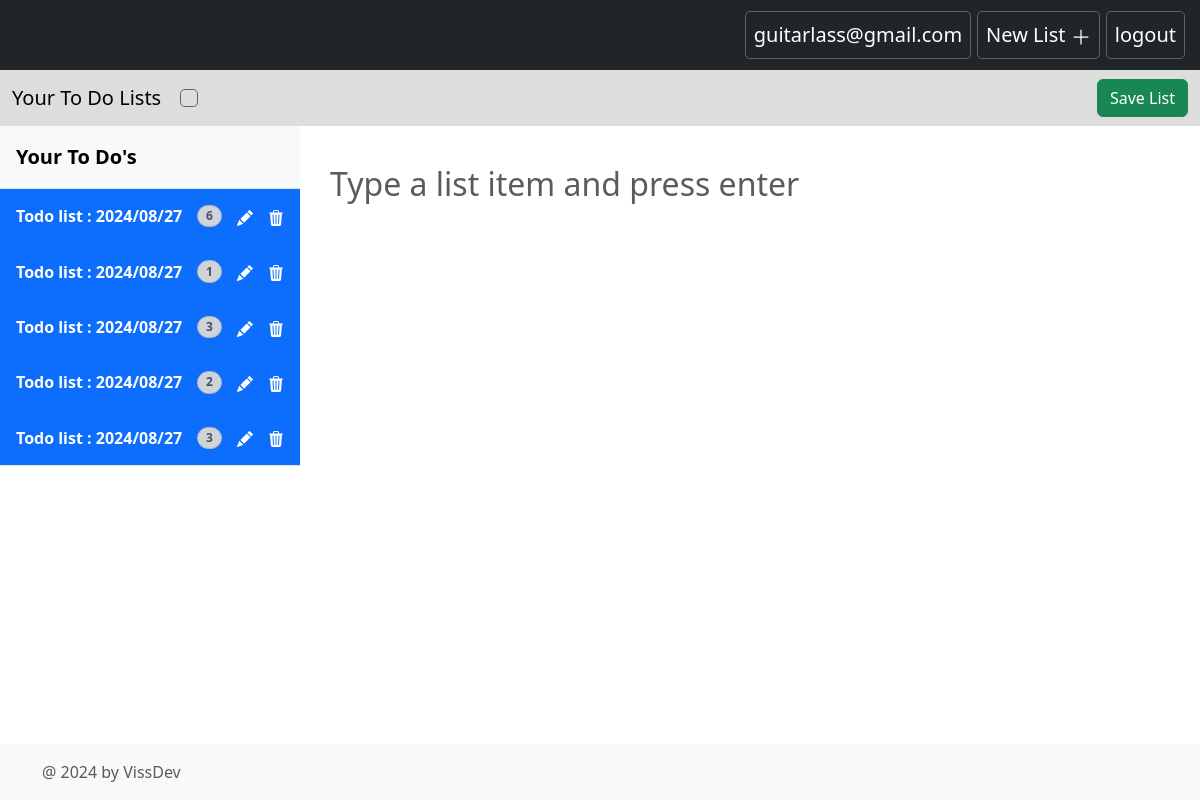
/profile (signed in), run on an earlier commit of the app's database.
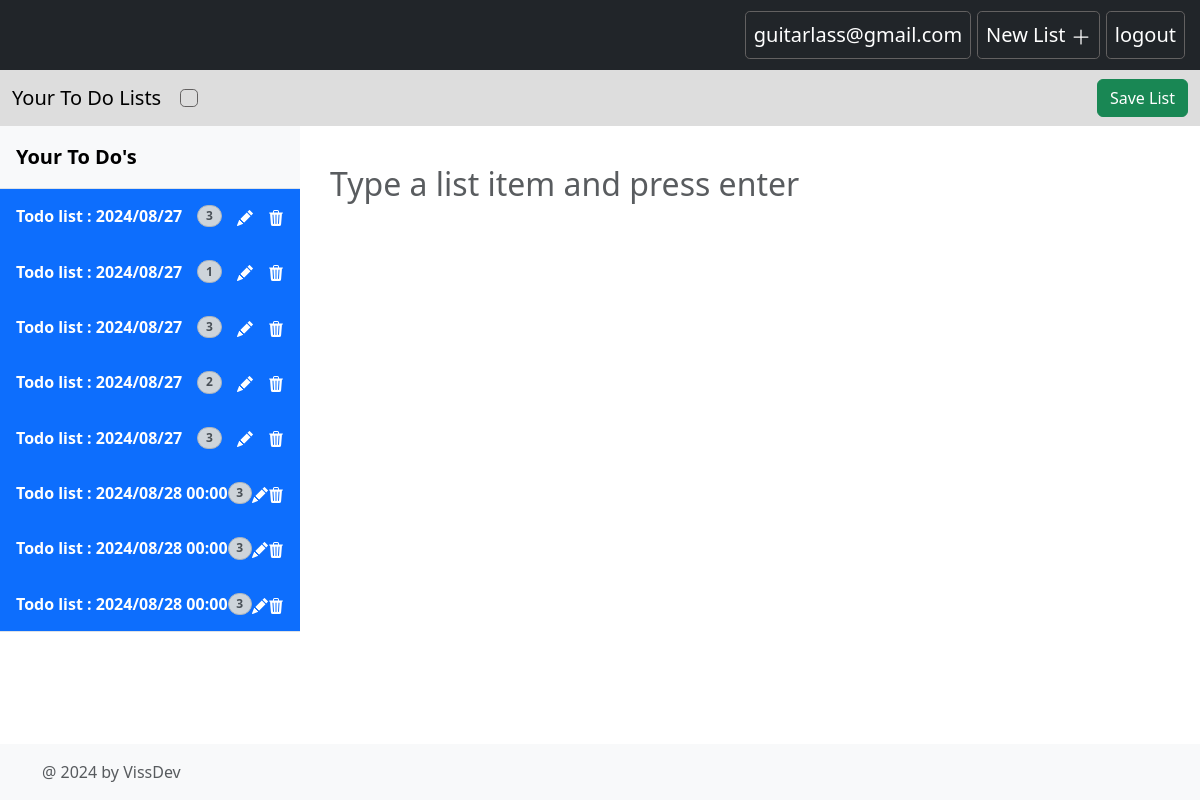
And on a later commit of the database.
### main.py (models this page shows)
class ToDo(db.Model):
    __tablename__ = "tbl_todo"
    id: Mapped[int] = mapped_column(Integer, primary_key=True, autoincrement=True)
    name: Mapped[str] = mapped_column(String(250), nullable=False)
    user_id: Mapped[int] = mapped_column(Integer, ForeignKey("tbl_user.id"))
    user = relationship("User", backref="todos")
    list_items = relationship("ListItem", backref="todo", cascade="all, delete-orphan")

### main.py (the view)
@app.route('/profile')
@login_required
def profile():
    todos = db.session.query(ToDo.name, ToDo.id, func.count(ListItem.id).label('item_num')).outerjoin(ListItem,
            ToDo.id == ListItem.todo_id).filter(
            ToDo.user_id == current_user.id).group_by(ToDo.id).all()
    return render_template('profile.html', todos=todos)

### main.py (called while the page is built)
@login_manager.user_loader
def user_loader(user_id):
    return db.get_or_404(User, user_id)

### templates/profile.html (shortened to what this page needs)
{% extends 'base.html' %}
{% block content %}
{% include 'profile_menu.html' %}
<main class="d-flex">
    <div class="col-md-3" id="lists-menu">
        <div class="d-flex flex-column bg-body-tertiary ">
            <a href="/"
               class="d-flex align-items-center flex-shrink-0 p-3 link-body-emphasis text-decoration-none border-bottom">
                <span class="fs-5 fw-semibold">Your To Do's</span>
            </a>
            <div class="list-group list-group-flush border-bottom scrollarea" id="listGroupList">
                {% for todo in todos %}
                <div class="list-group-item list-group-item-action active py-3 lh-sm" aria-current="true">
                    <div class="d-flex w-100 align-items-center justify-content-between">
                        <a href="{{ url_for('view_list', todo_id = todo.id) }}" class="item-name"><strong class="mb-1">{{
                            todo.name }}</strong></a>
                        <span class="badge bg-dark-subtle border border-dark-subtle text-dark-emphasis rounded-pill"
                              style="color: rgb(54, 53, 53);">{{ todo.item_num }}</span>
                        <a href="{{ url_for('edit_list', todo_id = todo.id) }}" class="item-name">
                        </a>
                        <a href="{{ url_for('del_list', todo_id = todo.id) }}" class="item-name">
                        </a>
                    </div>
                </div>
                {% endfor %}
            </div>
        </div>
    </div>
    <div class="col-md-9" id="content-1">
        <div class="container mt-4 ms-2" id="content" style="margin-top: 1rem;">
            <input class="text-color-grey form-control mb-3" type="text" id="enter-list-item"
                   placeholder="Type a list item and press enter"/>
        </div>
    </div>
</main>
{% endblock %}

### templates/base.html (shortened to what this page needs)
<!DOCTYPE html>
<html lang="en">
  <head>
    {% block styles %}
      {{ bootstrap.load_css() }}
      <link rel="stylesheet" type="text/css" href="{{  url_for('static', filename='css/styles.css')  }}" />
    {% endblock %}
  </head>
  <body>
    {% block content %}{% endblock %}
    {% include 'footer.html' %}
  </body>
</html>

### templates/profile_menu.html (shortened to what this page needs)
<nav class="navbar navbar-expand-md navbar-dark fixed-top bg-dark">
    <div class="container-fluid">
        <div class="collapse navbar-collapse" id="navbarCollapse">
            <ul class="navbar-nav ms-auto mb-2 mb-md-0">
                <li class="nav-item">
                    <a class="nav-link active fs-5" aria-current="page" href="#">guitarlass@gmail.com</a>
                </li>
                <li class="nav-item">
                    <a class="nav-link active fs-5" aria-current="page" href="#">
                        New List
                        <svg xmlns="http://www.w3.org/2000/svg" width="20" height="20" fill="currentColor"
                             class="bi bi-plus-lg" viewBox="0 0 16 16">
                            <path fill-rule="evenodd"
                                  d="M8 2a.5.5 0 0 1 .5.5v5h5a.5.5 0 0 1 0 1h-5v5a.5.5 0 0 1-1 0v-5h-5a.5.5 0 0 1 0-1h5v-5A.5.5 0 0 1 8 2"/>
                        </svg>
                    </a>
                </li>
                <li class="nav-item">
                    <a class="nav-link active fs-5" aria-current="page" href="{{ url_for('logout')}}">logout</a>
                </li>
            </ul>
        </div>
    </div>
</nav>
<nav class="navbar navbar-expand-md nav2">
    <div class="container-fluid">
        <a class="navbar-brand" href="#">Your To Do Lists</a>
        <div class="collapse navbar-collapse" id="navbarCollapse1">
            <ul class="navbar-nav me-auto mb-2 mb-md-0">
                <li class="nav-item">
                    <a class="nav-link active fs-5" aria-current="page" href="#" id="list-name"></a>
                </li>
            </ul>
            <button class="btn btn-success" type="submit" id="saveList">Save List</button>
        </div>
    </div>
</nav>

### templates/footer.html (shortened to what this page needs)
<footer class="footer mt-auto py-3 bg-light">
    <div class="container">
      <span class="text-muted">@ 2024 by VissDev</span>
    </div>
  </footer>

### static/css/styles.css (style rules this page uses)
#content { margin-top:100px }
html, body { height: 100%; margin: 0; padding: 0; }
body { display: flex; flex-direction: column; justify-content: space-between; }
.text-color-grey { color: grey; }
#enter-list-item { padding: 10px; font-size: 2rem; width: 100%; border: 0px solid; }
.list-group-item a { color: white !important; text-decoration:none !important; }
.nav-item { border: 1px solid rgb(99, 97, 97); border-radius: .3rem; margin :3px; }
.nav2 { margin-top: 70px; background-color: #DDDDDD; }
#lists-menu { max-width: 300px; }
.item-name { color: white !important; text-decoration: none !important; }

What changed in the data, as far as the page shows it:
computed for ToDo (number 1 of 8 on the later page): item_num "6" → "3"
added ToDo: name "Todo list : 2024/08/28 00:00", item_num "3"
added ToDo: name "Todo list : 2024/08/28 00:00", item_num "3"
added ToDo: name "Todo list : 2024/08/28 00:00", item_num "3"
